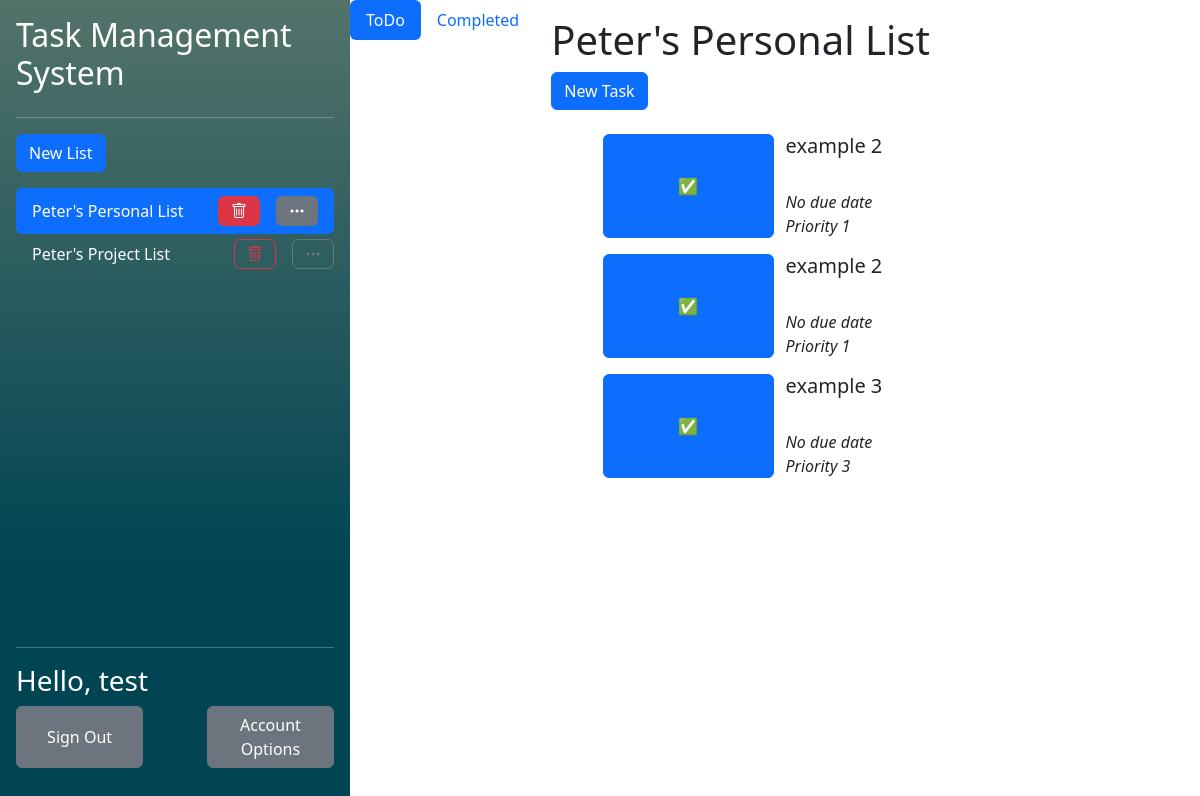
Page /php/index.php?listid=1 (signed in) on the earlier database version.
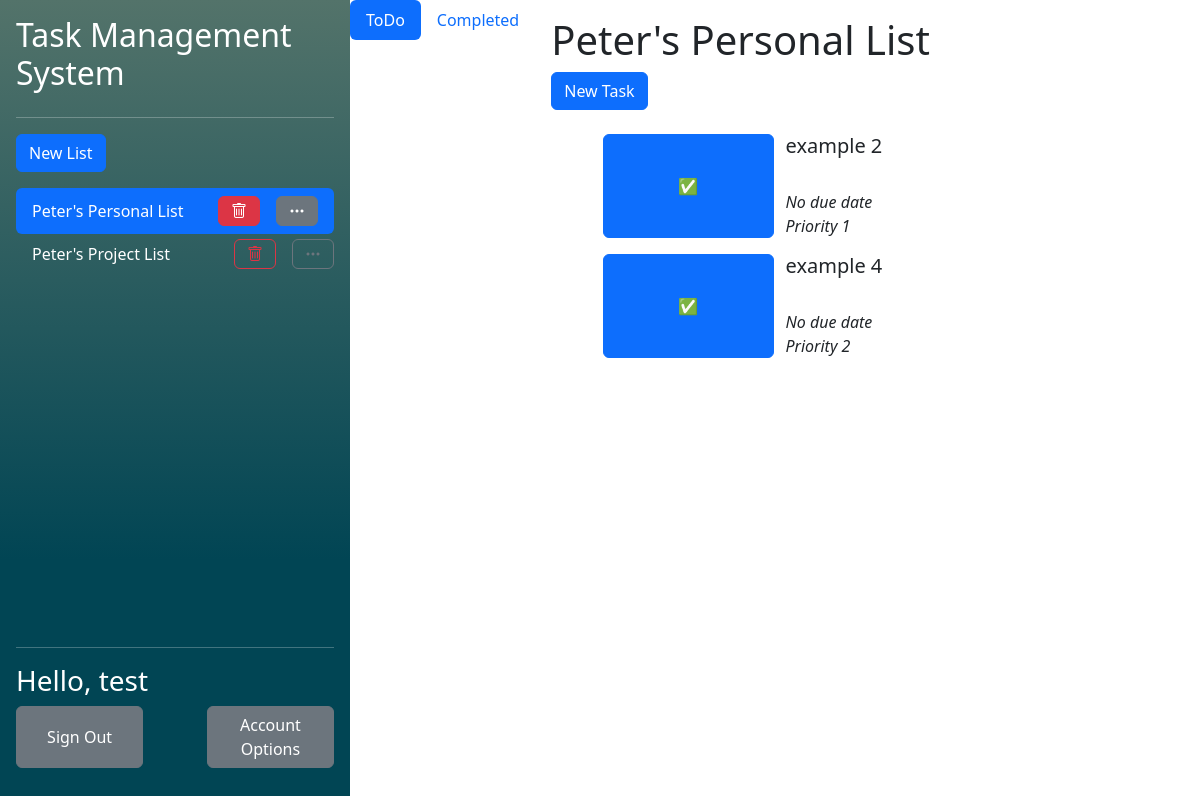
Same page on the later database version.
### tables this page shows
CREATE TABLE "UserLists" (
	"user_id"	TEXT,
	"list_id"	TEXT,
	"collaborator"	INTEGER,
	"observer"	INTEGER,
	PRIMARY KEY("user_id","list_id"),
	FOREIGN KEY("user_id") REFERENCES "Users"("user_id") ON DELETE CASCADE ON UPDATE CASCADE,
	FOREIGN KEY("list_id") REFERENCES "Lists"("list_id") ON DELETE CASCADE ON UPDATE CASCADE
);

CREATE TABLE "Lists"
(
    list_id        INTEGER not null
        primary key autoincrement,
    list_name      TEXT    not null,
    list_completed REAL    not null
);

CREATE TABLE "Tasks" (
	"task_id"	INTEGER NOT NULL,
	"task_name"	TEXT NOT NULL,
	"task_completed"	INTEGER NOT NULL,
	"list_id"	INTEGER NOT NULL,
	"order_in_list"	INTEGER NOT NULL,
	"assigned_collaborator_id"	INTEGER,
	"task_due_date"	INTEGER,
	"task_priority"	INTEGER,
	FOREIGN KEY("assigned_collaborator_id") REFERENCES "Users"("user_id"),
	FOREIGN KEY("list_id") REFERENCES "Lists"("list_id") ON DELETE CASCADE,
	PRIMARY KEY("task_id" AUTOINCREMENT)
);

### php/functions/DatabaseFunctions.php (called while the page is built, shortened)
<?php
function getUIDFromCreds(){
    $db = new SQLite3("../db/database.db");
    $SQL = "SELECT user_id FROM Users WHERE password_hash = :creds";
    $stmt = $db->prepare($SQL);
    $stmt->bindValue(":creds", $_SESSION['credentials'], SQLITE3_TEXT);
    $result = $stmt->execute();
    while($row = $result->fetchArray()){
        $resultArray [] = $row;
    }
    return $resultArray[0]['user_id'];
}
function getListsForUser(){
    $uid = getUIDFromCreds();
    $db = new SQLite3("../db/database.db");
    $SQL = "SELECT list_id FROM  UserLists WHERE user_id = :uid";
    $stmt = $db->prepare($SQL);
    $stmt->bindValue(":uid", $uid, SQLITE3_TEXT);
    $result = $stmt->execute();
    while($row = $result->fetchArray()){
        $resultArray [] = $row;
    }
    return $resultArray;
}
function getListNameFromID($listID){
    $db = new SQLite3("../db/database.db");
    $SQL = "SELECT list_name FROM Lists WHERE list_id = :lid";
    $stmt = $db->prepare($SQL);
    $stmt->bindValue(":lid", $listID, SQLITE3_TEXT);
    $result = $stmt->execute();
    while($row = $result->fetchArray()){
        $resultArray [] = $row;
    }
    return $resultArray;
}
?>

### php/functions/TaskFunctions.php (called while the page is built, shortened)
<?php
function checkUserListAccess($listID, $userID)
{
    $db = new SQLite3("../db/database.db");
    $SQL = "SELECT list_id FROM  UserLists WHERE user_id = :uid AND list_id = :lid";
    $stmt = $db->prepare($SQL);
    $stmt->bindValue(":lid", $listID, SQLITE3_INTEGER);
    $stmt->bindValue(":uid", $userID, SQLITE3_INTEGER);
    $result = $stmt->execute();
    while($row = $result->fetchArray()){
        $resultArray [] = $row;
    }
    if ($listID == $resultArray[0]["list_id"]){
        return true;
    }
}
function getUncompletedTasksFromList($listID){
    $userID = getUIDFromCreds();
    if(!checkUserListAccess($listID, $userID)){
        return false;
    }
    $db = new SQLite3("../db/database.db");
    $SQL = "SELECT * FROM Tasks WHERE list_id = :lid AND task_completed = 0 ORDER BY order_in_list ";
    $stmt = $db->prepare($SQL);
    $stmt->bindValue(":lid", $listID, SQLITE3_INTEGER);
    $result = $stmt->execute();
    while($row = $result->fetchArray()){
        $resultArray [] = $row;
    }
    return $resultArray;
}
?>

### php/components/TaskList.php (the view, shortened to what this page needs)
<h1>
    <?php echo getListNameFromID($_GET['listid'])[0]['list_name']?>
</h1>
<button type="button" class="btn btn-primary" data-bs-toggle="modal" data-bs-target="#NewTaskModal">
    New Task
</button>
<br/><br/>
<ol>
<?php
    foreach (getUncompletedTasksFromList($_GET['listid']) as $item):?>
        <ul>
            <form class="" action="<?php echo htmlspecialchars($_SERVER["PHP_SELF"])."?taskid=".$item['task_id']."&type=complete&listid=".$_GET['listid'];?>" method="post">
                <div class="row">
                    <button class='btn btn-primary col' type='submit' name=<?php echo $item['task_id']?>>✅</button>
                    <div class="col">
                        <h5><?php echo $item['task_name']?></h5>
                        <br/>
                        <i><?php if(isset($item['task_due_date'])){
                                echo "Due ".$item['task_due_date'];
                            } else {
                                echo 'No due date';
                            }?></i> <br/>
                        <i><?php if(($item['task_priority']) != 0){
                                echo 'Priority '.$item['task_priority'];
                            } else {
                                echo 'No priority';
                            }?></i>
                    </div>
                </div>
            </form>
            </ul>
    <?php endforeach; ?>
</ol>

### css/css.php
<link href="../css/index.css" rel="stylesheet">

### php/components/pagetop.php (shortened to what this page needs)
<!DOCTYPE html>
<head>
    <?php require "../css/css.php"?>
    <link href="https://cdn.jsdelivr.net/npm/bootstrap@5.3.2/dist/css/bootstrap.min.css" rel="stylesheet">
    <link rel="stylesheet" href="https://cdn.jsdelivr.net/npm/bootstrap-icons@1.11.3/font/bootstrap-icons.min.css">
</head>
<body>

### php/index.php (shortened to what this page needs)
<?php
    require ('functions/DatabaseFunctions.php');
    require ('functions/TaskFunctions.php');
    $name = "test";
?>
<?php require "../css/css.php"?>
<?php require "components/pagetop.php"?>
<main class="d-flex flex-nowrap h-100">
    <div class="d-flex flex-column flex-shrink-0 p-3 background align-items-stretch h-100" style="width: 350px">
        <h2>Task Management System</h2>
        <hr/>
        <?php require 'components/ListList.php'?>
        <div class="mt-auto">
            <hr/>
            <h3>Hello, <?php echo $name?></h3>
            <div class="d-flex flex-row mb-3 justify-content-between">
                <button class="btn btn-secondary" style="width: 40%">Sign Out</button>
                <button class="btn btn-secondary" style="width: 40%">Account Options</button>
            </div>
        </div>
    </div>
    <ul class="nav nav-pills mb-3" id="pills-tab" role="tablist">
        <li class="nav-item" role="presentation">
            <button class="nav-link active" id="pills-todo-tab" data-bs-toggle="pill" data-bs-target="#pills-todo" type="button" role="tab" aria-controls="pills-todo" aria-selected="true">ToDo</button>
        </li>
        <li class="nav-item" role="presentation">
            <button class="nav-link" id="pills-done-tab" data-bs-toggle="pill" data-bs-target="#pills-done" type="button" role="tab" aria-controls="pills-done" aria-selected="false">Completed</button>
        </li>
    </ul>
    <div class="tab-content" id="pills-tabContent">
        <div class="tab-pane fade show active" id="pills-todo" role="tabpanel" aria-labelledby="pills-todo-tab" tabindex="0">
            <div class="p-3">
                <?php require 'components/TaskList.php';
                ?>
            </div>
        </div>
    </div>
</main>

### php/components/ListList.php (shortened to what this page needs)
<ul class="nav nav-pills flex-column mb-auto overflow-y-auto">
        <li class="hstack gap-3 pb-3">
            <button class="btn btn-primary"  data-bs-toggle="modal" data-bs-target="#NewListModal">New List</button>
        </li>
        <?php
            foreach (getListsForUser() as $listID):
                if($listID[0] == $_GET['listid']):?>
                    <li class="hstack gap-3 nav-link active text-white">
                        <div class="">
                            <?php echo getListNameFromID($listID[0])[0][0]?>
                        </div>
                        <button class="btn btn-danger ms-auto" onclick="location.href='listAction.php?action=delete&listid=<?php echo $_GET["listid"]?>'"><i class="bi bi-trash"></i></button>
                        <button class="btn btn-secondary"><i class="bi bi-three-dots"></i></button>
                    </li>
                <?php else:?>
                    <li class="hstack gap-3">
                        <div class="nav-link text-white">
                            <a class="navbarList" href="<?php echo "index.php?listid=$listID[0]"?>">
                                <?php echo getListNameFromID($listID[0])[0][0]?>
                            </a>
                        </div>
                        <button class="btn btn-outline-danger ms-auto" onclick="location.href='listAction.php?action=delete&listid=<?php echo $_GET["listid"]?>'"><i class="bi bi-trash"></i></button>
                        <button class="btn btn-outline-secondary"><i class="bi bi-three-dots"></i></button>
                    </li>
                <?php endif;?>
            <?php endforeach;?>
        </ul>

### css/index.css (style rules this page uses)
.background { background-image: linear-gradient(180deg, #53736A 0%, #014554 70%); color: white; }
.navbarList:link { text-decoration: none; color:white; }

Differences in the rows shown:
removed tasks: task_name "example 2", shows "No due date", task_priority "1"
removed tasks: task_name "example 3", shows "No due date", task_priority "3"
added tasks: task_name "example 4", shows "No due date", task_priority "2"
